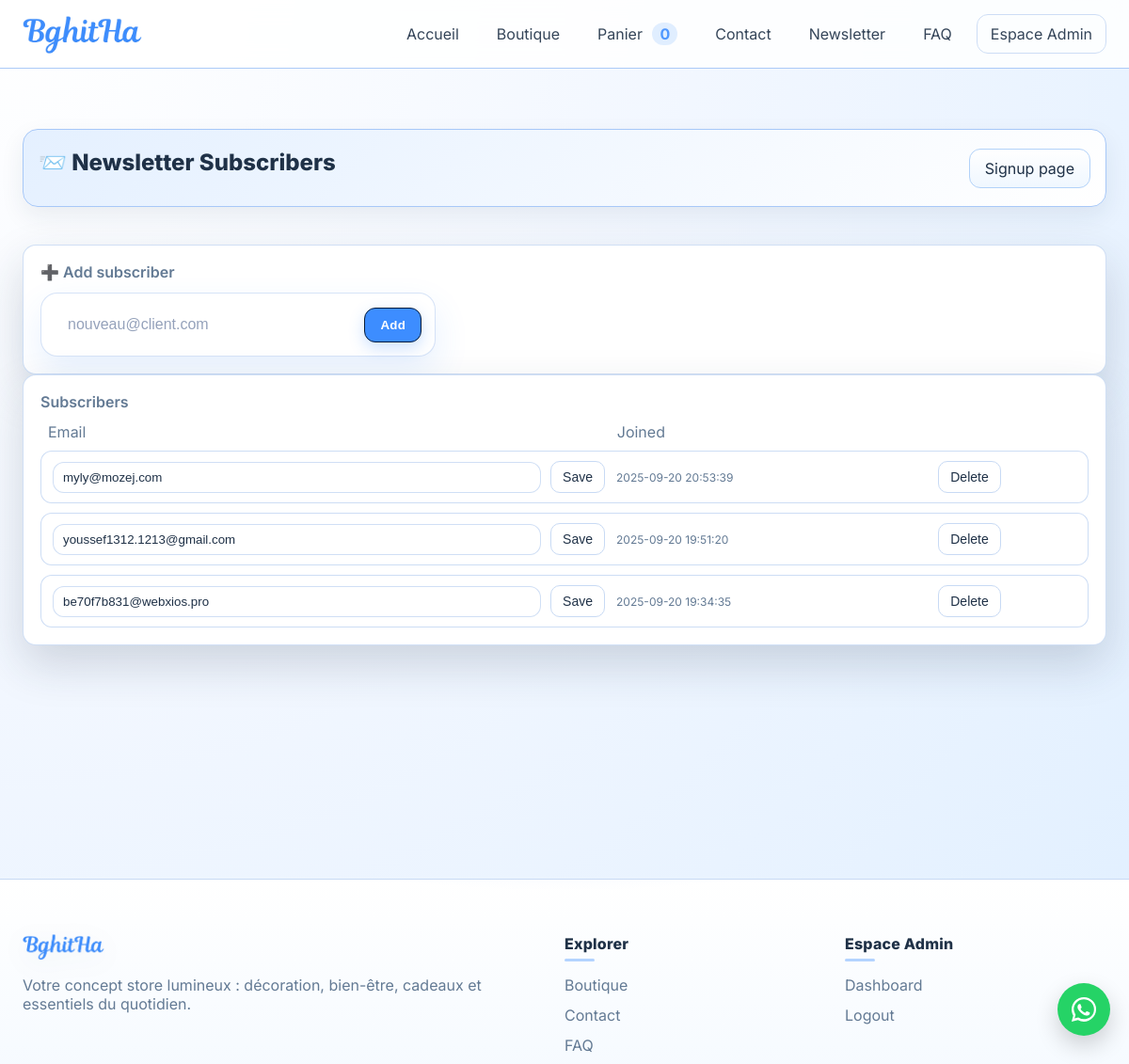
The page /admin/newsletter (signed in) on the database its author committed.
### tables this page shows
CREATE TABLE newsletter_subscribers (
            id INTEGER PRIMARY KEY AUTOINCREMENT,
            email TEXT UNIQUE NOT NULL,
            created_at TEXT
        );

### mywebstore/routes/admin.py (the view, shortened to what this page needs)
    @app.route("/admin/newsletter", methods=["GET", "POST"])
    @login_required
    def admin_newsletter():
        conn = get_db(app)
        cur = conn.cursor()
        cur.execute(
            "SELECT id, email, created_at FROM newsletter_subscribers ORDER BY created_at DESC"
        )
        subscribers = cur.fetchall()
        release_db(conn)
        return render_template("admin/newsletter.html", subscribers=subscribers)

### mywebstore/database.py (called while the page is built)
def get_db(app: Flask) -> sqlite3.Connection:
    db_path = os.path.join(app.instance_path, "store.db")
    if has_app_context():
        cached = getattr(g, "_db_conn", None)
        if cached is not None:
            return cached
        conn = sqlite3.connect(db_path)
        conn.row_factory = sqlite3.Row
        g._db_conn = conn
        return conn
    conn = sqlite3.connect(db_path)
    conn.row_factory = sqlite3.Row
    return conn

def release_db(conn: Optional[sqlite3.Connection]) -> None:
    if conn is None:
        return
    try:
        conn.close()
    except Exception:
        pass
    if has_app_context() and getattr(g, "_db_conn", None) is conn:
        g._db_conn = None

### mywebstore/utils.py (called while the page is built)
def login_required(view):
    @wraps(view)
    def wrapped(*args, **kwargs):
        if not session.get("admin_id"):
            return redirect(url_for("admin_login", next=request.path))
        return view(*args, **kwargs)
    return wrapped

### templates/admin/newsletter.html (shortened to what this page needs)
{% extends 'base.html' %}
{% block content %}
  <section class="section admin">
    <div class="title-row">
      <h2 class="section-title">📨 Newsletter Subscribers</h2>
      <a class="btn outline" href="{{ url_for('newsletter') }}" target="_blank" rel="noopener">Signup page</a>
    </div>
    <div class="card">
      <div class="subtle-title">➕ Add subscriber</div>
      <form class="admin-newsletter-add" method="post">
        <div class="newsletter-input admin">
          <input type="email" name="email" placeholder="nouveau@client.com" required>
          <button class="btn primary" type="submit">Add</button>
        </div>
      </form>
    </div>
    <div class="card">
      <div class="subtle-title">Subscribers</div>
      {% if subscribers %}
        <div class="table subscribers">
          <div class="thead">
            <div>Email</div>
            <div>Joined</div>
          </div>
          {% for s in subscribers %}
            <div class="trow subscriber-row">
              <form class="subscriber-edit" method="post">
                <input type="email" name="email" value="{{ s['email'] }}" required>
                <button class="btn outline small" type="submit">Save</button>
              </form>
              <div class="muted small">{{ (s['created_at'] or '')[:19].replace('T',' ') }}</div>
              <form method="post" onsubmit="return confirm('Remove this subscriber?')">
                <button class="btn outline small danger" type="submit">Delete</button>
              </form>
            </div>
          {% endfor %}
        </div>
      {% else %}
        <div class="empty">No subscribers yet.</div>
      {% endif %}
    </div>
  </section>
{% endblock %}

### rows shown on the page
newsletter_subscribers: email "myly@mozej.com", created_at "2025-09-20 20:53:39"
newsletter_subscribers: email "youssef1312.1213@gmail.com", created_at "2025-09-20 19:51:20"
newsletter_subscribers: email "be70f7b831@webxios.pro", created_at "2025-09-20 19:34:35"

### other values the page prints
{{ cart_count }} "0"
